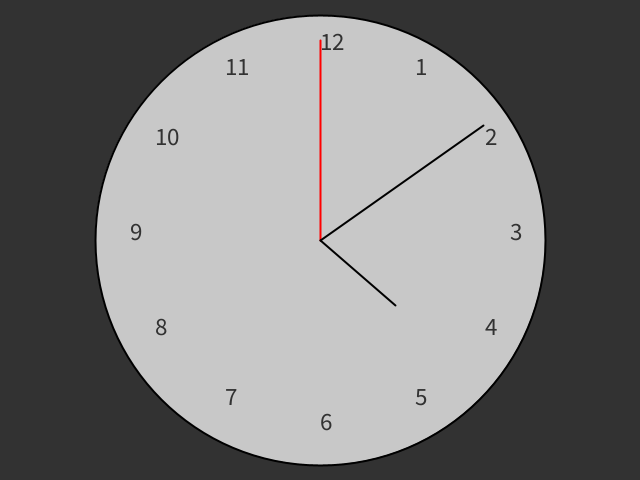
Frame 1 (no input)
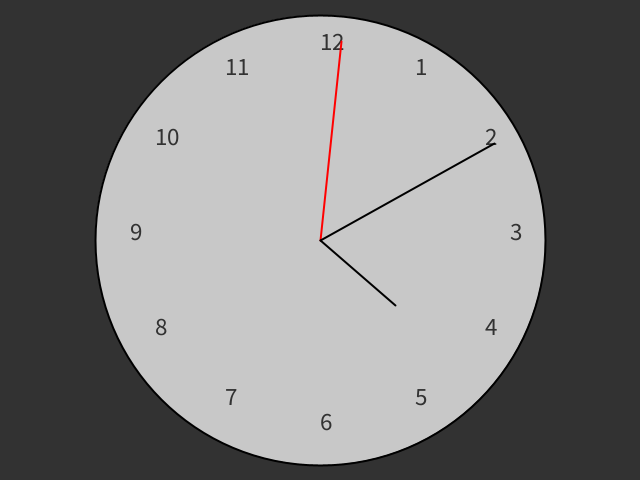
Frame 60 (the mouse pressed at the canvas centre just before this capture)
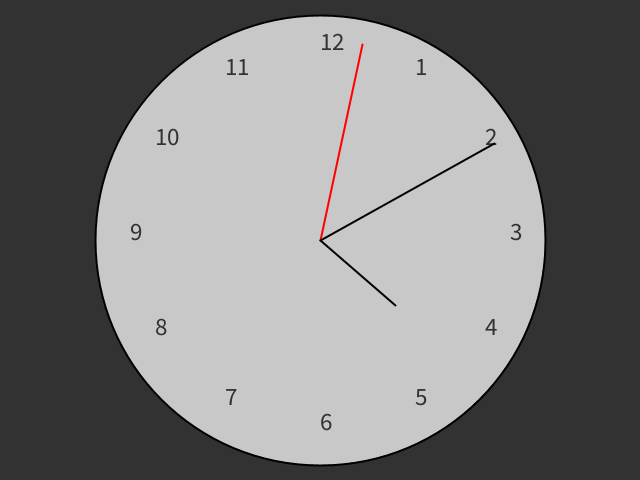
Frame 120 (the mouse held since frame 60 and released just before this capture)

The Processing sketch that drew these frames (run headless with seeded random() and noise(); from frame 60 on, the mouse is pressed at the canvas centre):

// Processing sketch: processing_113788
// ── processing_113788.pde

float x, y;

void setup() {
  size(640, 480);
  smooth();
  strokeWeight(2);
  textSize(25);
  x = width/2;
  y = height/2;
}

void draw() {
  background(50);
  drawClock();
}


void drawClock() {
  fill(200);
  ellipse(x, y, 450, 450);
  drawNumbers();
  float s_angle = map(second(), 0, 59, 0, TWO_PI);
  pushMatrix();
  translate(x, y);
  rotate(s_angle);
  stroke(255, 0, 0);
  line(0, 0, 0, -200);  
  popMatrix();

  float m_angle = map(minute(), 0, 59, 0, TWO_PI);
  pushMatrix();
  translate(x, y);
  rotate(m_angle);
  stroke(0);
  line(0, 0, 0, -200);  
  popMatrix();

  float h_angle = map(hour(), 0, 11, 0, TWO_PI);
  pushMatrix();
  translate(x, y);
  rotate(h_angle);
  stroke(0);
  line(0, 0, 0, -100);  
  popMatrix();
}


void drawNumbers() {
  float r = 190;
  float inc = TWO_PI / 12;
  for (int i=1; i<=12; i++) {
    float xn = x+cos(i*inc - HALF_PI) * r;
    float yn = y+sin(i*inc - HALF_PI) * r;
    fill(50);
    text(i, xn, yn);
  }
}
